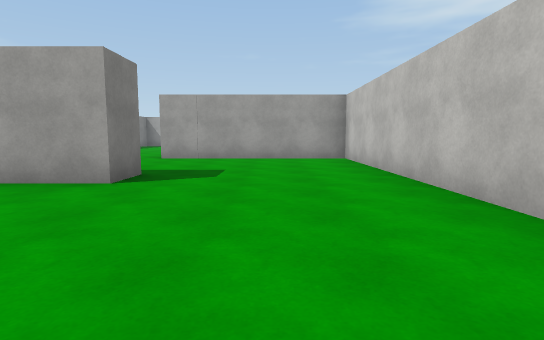
View 1 (above)

21 first-person views from a walk through a scene from a Unity 3-D project. The camera is 1.2 m above the floor, tilts 6° down and sees 80° across. The floor is counted in squares, 2 m on a side. Each view is taken from the middle of a square. On the plan, view 1 faces up. The plan holds only what a view shows up to about 10 squares ahead; the rest is blank. The place goes on beyond the plan. Surface patterns are stand-ins for the level's own textures.

View 2
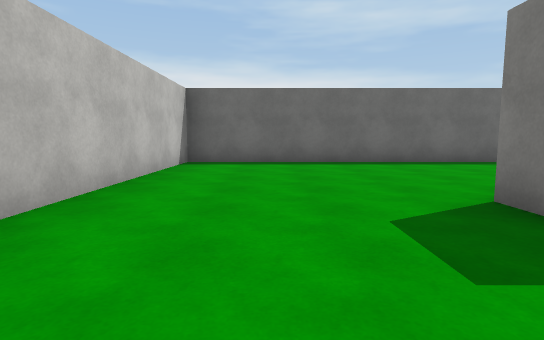

View 3
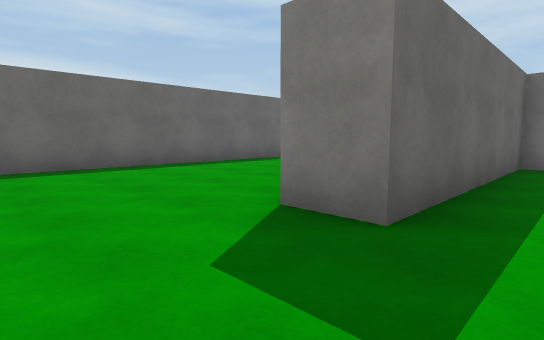

View 4
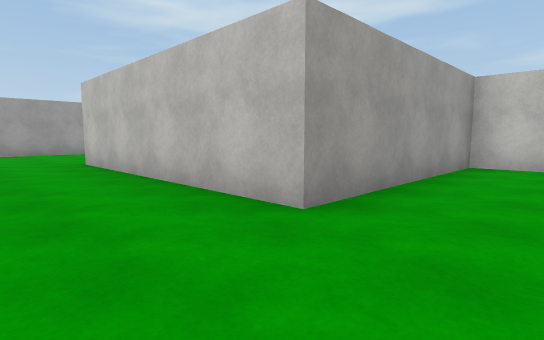

View 5
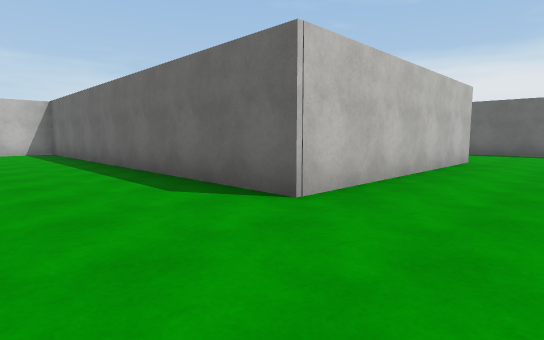

View 6
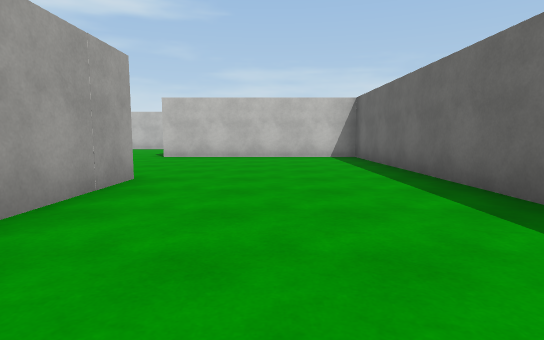

View 7
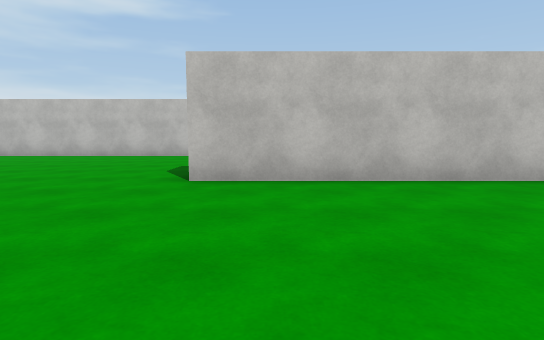

View 8
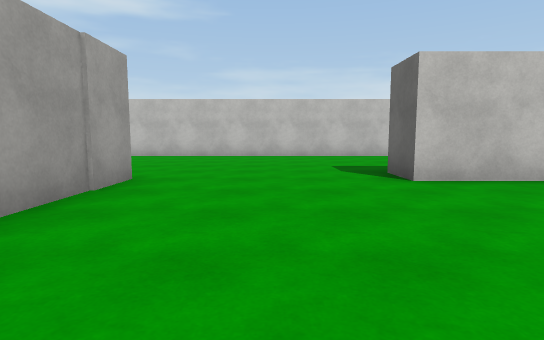

View 9
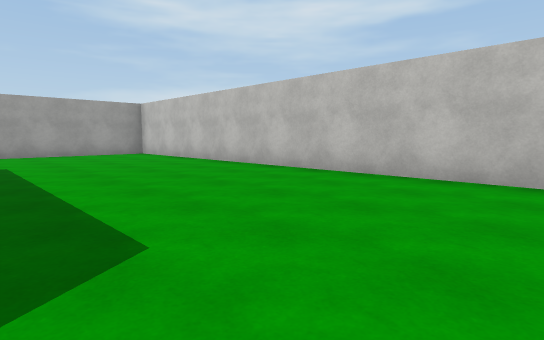

View 10
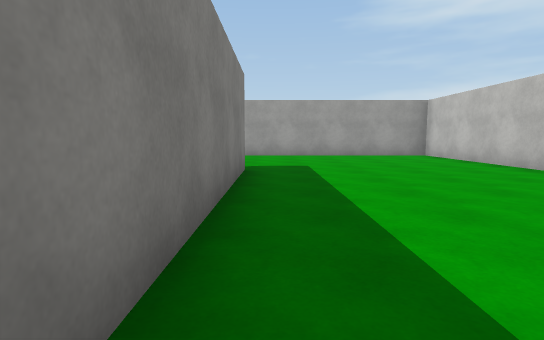

View 11
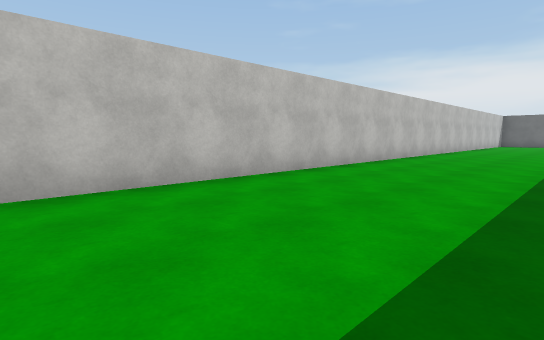

View 12
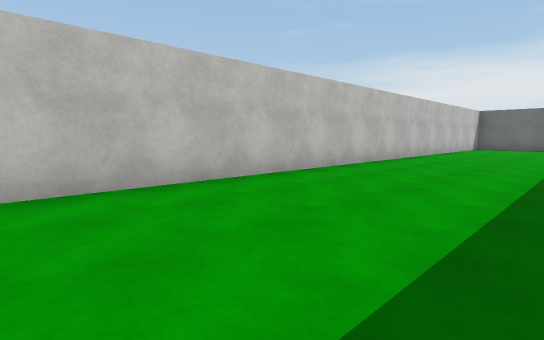

View 13
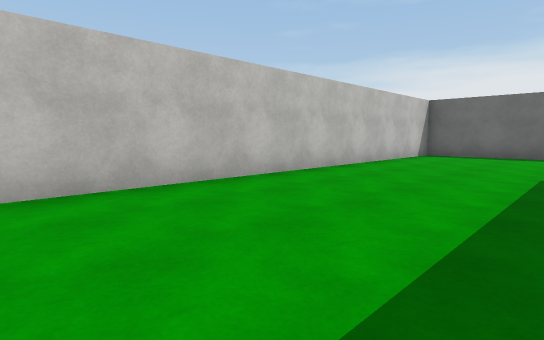

View 14
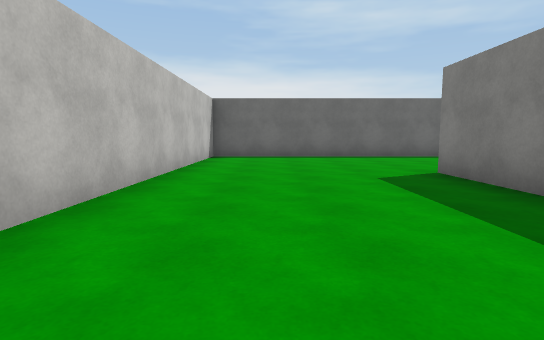

View 15
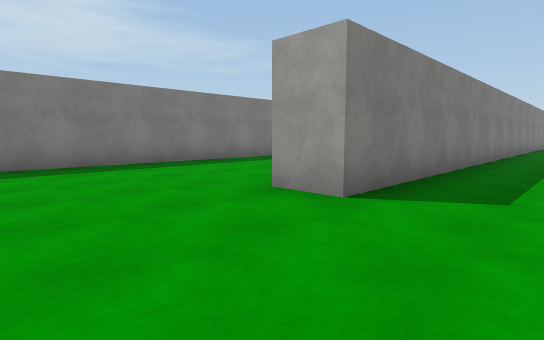

View 16
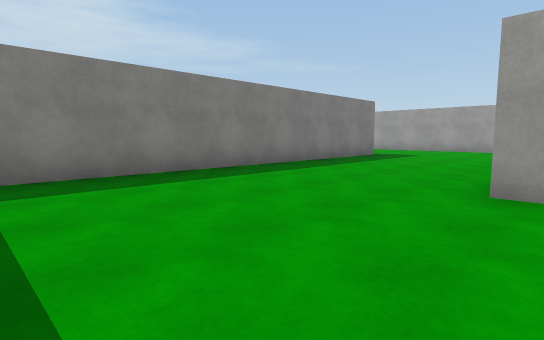

View 17
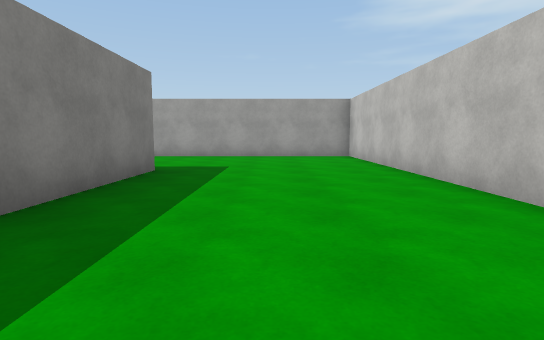

View 18
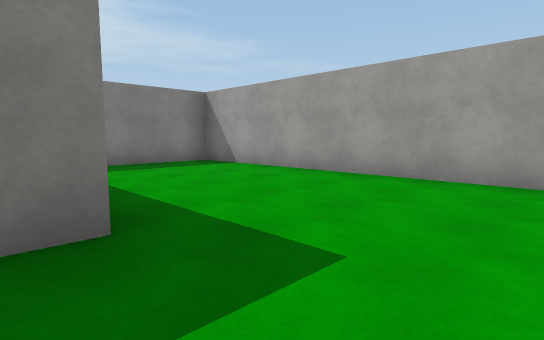

View 19
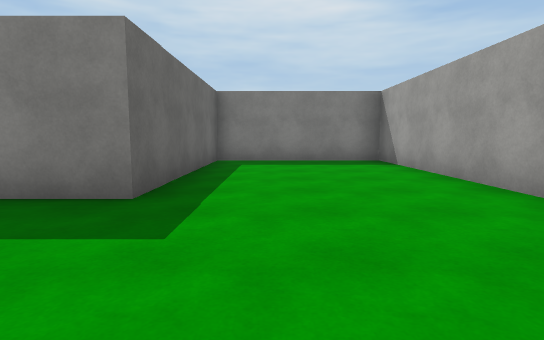

View 20
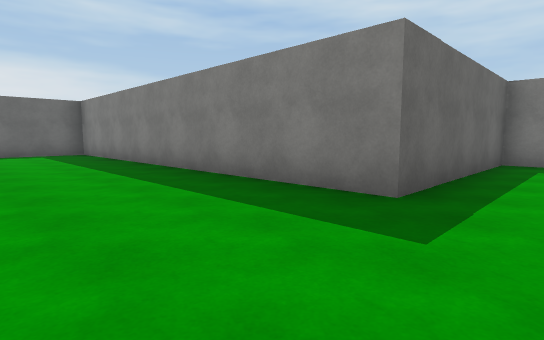

View 21
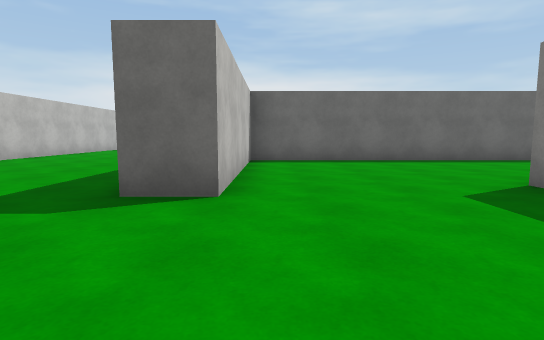

### Floor plan
Points are (right, up) in squares from view 1. A wall is a line through its corners. A room is listed if a view was taken in it or the views show most of it. See-through windows are left out.
Room 1 (views 1, 2, 3, 4)
walls: (-5.5, 5) (-2, 5) (-2, 4.1) (-3.5, 4.1); (-5.5, -0.5) (2, -0.5) (2, 8.7) (-3, 8.7)
ways out: opening at (-4.5, 9) to room 2
Room 2 (views 5, 6, 7, 8, 9, 10, 11, 12, 13, 14, 15, 16, 17, 18, 19, 20, 21)
walls: (2.6, 18.9) (0.2, 18.9); (8.3, 13.5) (8.3, 3.7) (7.2, 3.7); (7.6, 24) (5.2, 24); (-2.6, 18.9) (-4, 18.9); (-0.5, 25) (6.5, 25) (6.5, 29.8) (7.5, 29.8) (7.5, 24.5); (7.3, 6.6) (7.3, 13.6) (-2, 13.6) (-2, 9.7) (2.9, 9.7) (2.9, -0.2); (-3, 8.7) (-3, 14.6) (7.3, 14.6) (7.3, 20.1) (8.4, 20.1); (3.2, -0.5) (12.7, -0.5) (12.7, 34) (7.1, 34)
ways out: opening at (-4.5, 9) to room 1

Where each view was taken, in squares from view 1:
view 1: 0 up, 0 right, facing up
view 2: 7 up, 0 right, facing down
view 3: 6 up, 0 right, facing down-left
view 4: 7 up, 5 left, facing up-right
view 5: 17 up, 5 left, facing down-right
view 6: 17 up, 2 left, facing right
view 7: 19 up, 3 right, facing right
view 8: 22 up, 3 right, facing right
view 9: 23 up, 8 right, facing up-right
view 10: 24 up, 8 right, facing up
view 11: 21 up, 9 right, facing down-right
view 12: 16 up, 9 right, facing down-right
view 13: 10 up, 9 right, facing down-right
view 14: 9 up, 11 right, facing down
view 15: 1 up, 10 right, facing up-left
view 16: 0 up, 8 right, facing up-left
view 17: 4 up, 5 right, facing up
view 18: 9 up, 5 right, facing up-left
view 19: 11 up, 6 right, facing left
view 20: 11 up, 6 right, facing down-left
view 21: 33 up, 6 right, facing down
